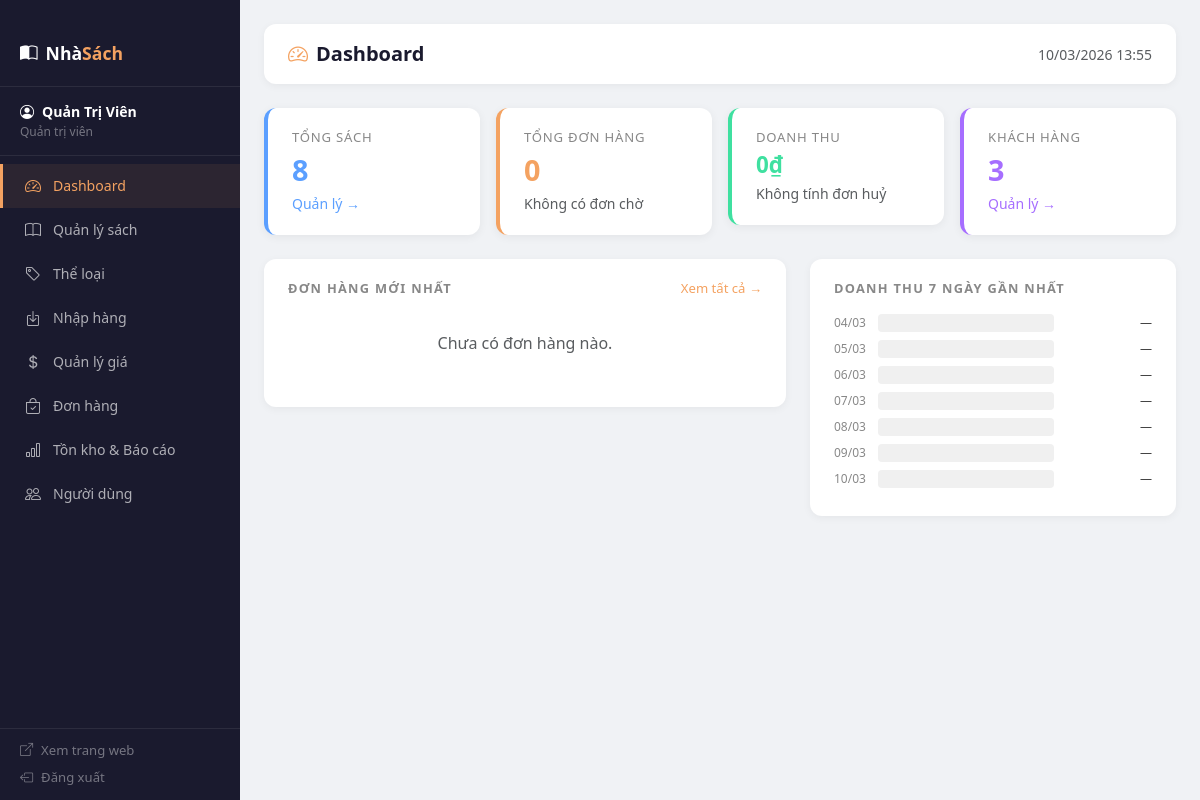
/admin/index.php (signed in), run on an earlier commit of the app's database.
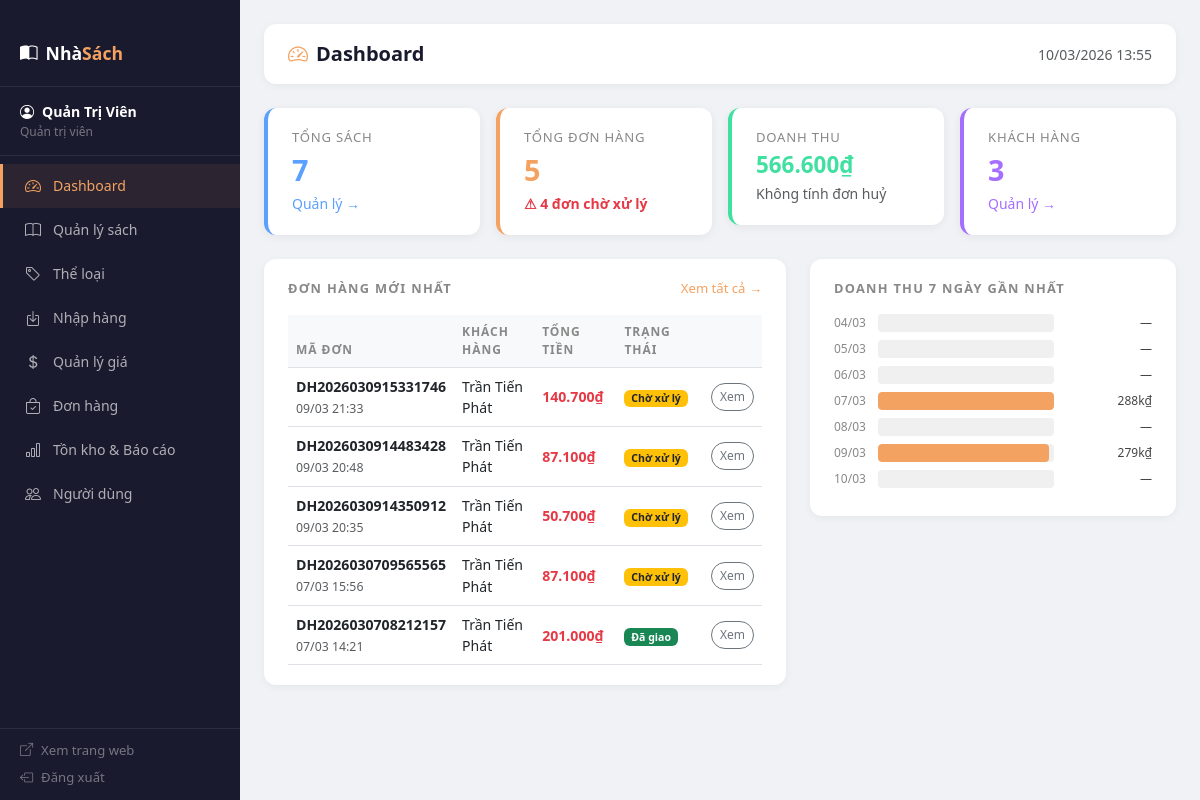
And on a later commit of the database.
### tables this page shows
CREATE TABLE `don_hang` (
  `id` int(11) NOT NULL,
  `ma_don` varchar(20) NOT NULL,
  `khach_hang_id` int(11) NOT NULL,
  `ngay_dat` datetime DEFAULT current_timestamp(),
  `ten_nguoi_nhan` varchar(100) NOT NULL,
  `so_dien_thoai` varchar(15) NOT NULL,
  `dia_chi` varchar(255) NOT NULL,
  `phuong_xa` varchar(100) DEFAULT NULL,
  `tinh_tp` varchar(100) DEFAULT NULL,
  `phuong_thuc_tt` enum('tien_mat','chuyen_khoan','truc_tuyen') NOT NULL DEFAULT 'tien_mat',
  `tong_tien` decimal(15,2) NOT NULL,
  `trang_thai` enum('cho_xu_ly','da_xac_nhan','da_giao','da_huy') NOT NULL DEFAULT 'cho_xu_ly',
  `ghi_chu` text DEFAULT NULL
);

CREATE TABLE `khach_hang` (
  `id` int(11) NOT NULL,
  `ho_ten` varchar(100) NOT NULL,
  `email` varchar(150) NOT NULL,
  `mat_khau` varchar(255) NOT NULL,
  `so_dien_thoai` varchar(15) DEFAULT NULL,
  `dia_chi` varchar(255) DEFAULT NULL,
  `phuong_xa` varchar(100) DEFAULT NULL,
  `tinh_tp` varchar(100) DEFAULT NULL,
  `bi_khoa` tinyint(1) NOT NULL DEFAULT 0,
  `trang_thai` tinyint(1) NOT NULL DEFAULT 1,
  `ngay_tao` datetime NOT NULL DEFAULT current_timestamp()
);

### admin/index.php (the view, shortened to what the changed rows need)
<?php
require_once 'includes/admin_header.php';
$tong_sach     = $pdo->query("SELECT COUNT(*) FROM sach")->fetchColumn();
$tong_don      = $pdo->query("SELECT COUNT(*) FROM don_hang")->fetchColumn();
$don_cho       = $pdo->query("SELECT COUNT(*) FROM don_hang WHERE trang_thai = 'cho_xu_ly'")->fetchColumn();
$doanh_thu     = $pdo->query("SELECT COALESCE(SUM(tong_tien),0) FROM don_hang WHERE trang_thai != 'da_huy'")->fetchColumn();
$don_moi = $pdo->query("
    SELECT dh.*, kh.ho_ten AS ten_kh
    FROM don_hang dh
    JOIN khach_hang kh ON kh.id = dh.khach_hang_id
    ORDER BY dh.ngay_dat DESC LIMIT 5
")->fetchAll();
$doanh_thu_7ngay = $pdo->query("
    SELECT DATE(ngay_dat) AS ngay, SUM(tong_tien) AS tong
    FROM don_hang
    WHERE trang_thai != 'da_huy'
      AND ngay_dat >= DATE_SUB(CURDATE(), INTERVAL 6 DAY)
    GROUP BY DATE(ngay_dat)
    ORDER BY ngay ASC
")->fetchAll(PDO::FETCH_KEY_PAIR);
$trang_thai_info = [
    'cho_xu_ly'   => ['label' => 'Chờ xử lý',    'class' => 'bg-warning text-dark'],
    'da_xac_nhan' => ['label' => 'Đã xác nhận',   'class' => 'bg-info text-white'],
    'da_giao'     => ['label' => 'Đã giao',        'class' => 'bg-success text-white'],
    'da_huy'      => ['label' => 'Đã huỷ',        'class' => 'bg-danger text-white'],
];
?>
<div class="row g-3 mb-4">
  <div class="col-6 col-lg-3">
    <div class="stat-card" style="border-left-color:#5b9fff;">
      <div class="stat-label">Tổng sách</div>
      <div class="stat-number" style="color:#5b9fff;"><?= number_format($tong_sach) ?></div>
      <small class="text-muted"><a href="/nhasach/admin/products.php" style="color:#5b9fff;">Quản lý →</a></small>
    </div>
  </div>
  <div class="col-6 col-lg-3">
    <div class="stat-card" style="border-left-color:#f4a261;">
      <div class="stat-label">Tổng đơn hàng</div>
      <div class="stat-number" style="color:#f4a261;"><?= number_format($tong_don) ?></div>
      <?php if ($don_cho > 0): ?>
        <small style="color:#e63946;font-weight:600;">⚠ <?= $don_cho ?> đơn chờ xử lý</small>
      <?php else: ?>
        <small class="text-muted">Không có đơn chờ</small>
      <?php endif; ?>
    </div>
  </div>
  <div class="col-6 col-lg-3">
    <div class="stat-card" style="border-left-color:#3fe0a0;">
      <div class="stat-label">Doanh thu</div>
      <div class="stat-number" style="color:#3fe0a0; font-size:1.4rem;">
        <?= number_format($doanh_thu, 0, ',', '.') ?>₫
      </div>
      <small class="text-muted">Không tính đơn huỷ</small>
    </div>
  </div>
</div>
<div class="row g-4">
  <div class="col-lg-7">
    <div class="admin-card">
      <div class="d-flex justify-content-between align-items-center mb-3">
        <div class="card-title mb-0">Đơn hàng mới nhất</div>
        <a href="/nhasach/admin/orders.php" style="font-size:.82rem; color:#f4a261;">Xem tất cả →</a>
      </div>
      <?php if (empty($don_moi)): ?>
        <p class="text-muted text-center py-3">Chưa có đơn hàng nào.</p>
      <?php else: ?>
        <table class="table admin-table table-hover mb-0">
          <thead>
            <tr>
              <th>Mã đơn</th>
              <th>Khách hàng</th>
              <th>Tổng tiền</th>
              <th>Trạng thái</th>
              <th></th>
            </tr>
          </thead>
          <tbody>
            <?php foreach ($don_moi as $don): ?>
              <tr>
                <td><strong><?= htmlspecialchars($don['ma_don']) ?></strong><br>
                  <small class="text-muted"><?= date('d/m H:i', strtotime($don['ngay_dat'])) ?></small>
                </td>
                <td><?= htmlspecialchars($don['ten_kh']) ?></td>
                <td style="color:#e63946; font-weight:600;">
                  <?= number_format($don['tong_tien'], 0, ',', '.') ?>₫
                </td>
                <td>
                  <span class="badge <?= $trang_thai_info[$don['trang_thai']]['class'] ?>">
                    <?= $trang_thai_info[$don['trang_thai']]['label'] ?>
                  </span>
                </td>
                <td>
                  <a href="/nhasach/admin/orders.php?id=<?= $don['id'] ?>"
                     class="btn btn-sm btn-outline-secondary" style="border-radius:20px; font-size:.75rem;">
                    Xem
                  </a>
                </td>
              </tr>
            <?php endforeach; ?>
          </tbody>
        </table>
      <?php endif; ?>
    </div>
  </div>
  <div class="col-lg-5">
    <div class="admin-card mb-4">
      <?php
      $max_dt = max(array_values($doanh_thu_7ngay) ?: [1]);
      for ($i = 6; $i >= 0; $i--):
        $ngay = date('Y-m-d', strtotime("-$i days"));
        $nhan = date('d/m', strtotime("-$i days"));
        $dt   = $doanh_thu_7ngay[$ngay] ?? 0;
        $pct  = $max_dt > 0 ? round($dt / $max_dt * 100) : 0;
      ?>
        <div class="d-flex align-items-center gap-2 mb-2">
          <span style="width:36px; font-size:.75rem; color:#888; flex-shrink:0;"><?= $nhan ?></span>
          <div style="flex:1; background:#f0f0f0; border-radius:4px; height:18px; overflow:hidden;">
            <div style="width:<?= $pct ?>%; background:#f4a261; height:100%; border-radius:4px; transition:width .3s;"></div>
          </div>
          <span style="width:90px; font-size:.75rem; color:#444; text-align:right; flex-shrink:0;">
            <?= $dt > 0 ? number_format($dt/1000, 0).'k₫' : '—' ?>
          </span>
        </div>
      <?php endfor; ?>
    </div>
  </div>
</div>
<?php
require_once 'includes/admin_footer.php';
?>

### admin/includes/admin_header.php (shortened to what the changed rows need)
<?php
$current_page = basename($_SERVER['PHP_SELF']);
$nav_items = [
    ['file' => 'index.php',     'icon' => 'bi-speedometer2',  'label' => 'Dashboard'],
    ['file' => 'products.php',  'icon' => 'bi-book',          'label' => 'Quản lý sách'],
    ['file' => 'categories.php','icon' => 'bi-tag',           'label' => 'Thể loại'],
    ['file' => 'import.php',    'icon' => 'bi-box-arrow-in-down','label' => 'Nhập hàng'],
    ['file' => 'prices.php',    'icon' => 'bi-currency-dollar','label' => 'Quản lý giá'],
    ['file' => 'orders.php',    'icon' => 'bi-bag-check',     'label' => 'Đơn hàng'],
    ['file' => 'inventory.php', 'icon' => 'bi-bar-chart',     'label' => 'Tồn kho & Báo cáo'],
    ['file' => 'users.php',     'icon' => 'bi-people',        'label' => 'Người dùng'],
];
?>
<!DOCTYPE html>
<html lang="vi">
<head>
  <link href="https://cdn.jsdelivr.net/npm/bootstrap@5.3.0/dist/css/bootstrap.min.css" rel="stylesheet">
  <link href="https://cdn.jsdelivr.net/npm/bootstrap-icons@1.10.5/font/bootstrap-icons.css" rel="stylesheet">
  <link href="/nhasach/assets/css/style.css" rel="stylesheet">
</head>
<body>
<div class="admin-sidebar">
  <nav class="sidebar-nav">
    <?php foreach ($nav_items as $item): ?>
      <a href="/nhasach/admin/<?= $item['file'] ?>"
         class="admin-nav-link <?= $current_page === $item['file'] ? 'active' : '' ?>">
        <i class="bi <?= $item['icon'] ?>"></i>
        <?= $item['label'] ?>
      </a>
    <?php endforeach; ?>
  </nav>
</div>
<div class="admin-content">

What changed in the data, as far as the page shows it:
added don_hang: ma_don "DH2026030915331746", ngay_dat "09/03 21:33", khach_hang.ho_ten "Trần Tiến Phát", tong_tien "140.700", trang_thai "Chờ xử lý"
added don_hang: ma_don "DH2026030914483428", ngay_dat "09/03 20:48", khach_hang.ho_ten "Trần Tiến Phát", tong_tien "87.100", trang_thai "Chờ xử lý"
added don_hang: ma_don "DH2026030914350912", ngay_dat "09/03 20:35", khach_hang.ho_ten "Trần Tiến Phát", tong_tien "50.700", trang_thai "Chờ xử lý"
added don_hang: ma_don "DH2026030709565565", ngay_dat "07/03 15:56", khach_hang.ho_ten "Trần Tiến Phát", tong_tien "87.100", trang_thai "Chờ xử lý"
added don_hang: ma_don "DH2026030708212157", ngay_dat "07/03 14:21", khach_hang.ho_ten "Trần Tiến Phát", tong_tien "201.000", trang_thai "Đã giao"
Also different on the page:
$tong_sach: "8" → "7"
$tong_don: "0" → "5"
$don_cho: (not shown) → "4"
$doanh_thu: "0" → "566.600"
text no longer shown: "Không có đơn chờ Chưa có đơn hàng nào."
text now shown: "⚠ đơn chờ xử lý MÃ ĐƠN KHÁCH HÀNG TỔNG TIỀN TRẠNG THÁI"
new list line: "07/03 288 k₫"
new list line: "09/03 279 k₫"
list line gone: "07/03 —"
list line gone: "09/03 —"
